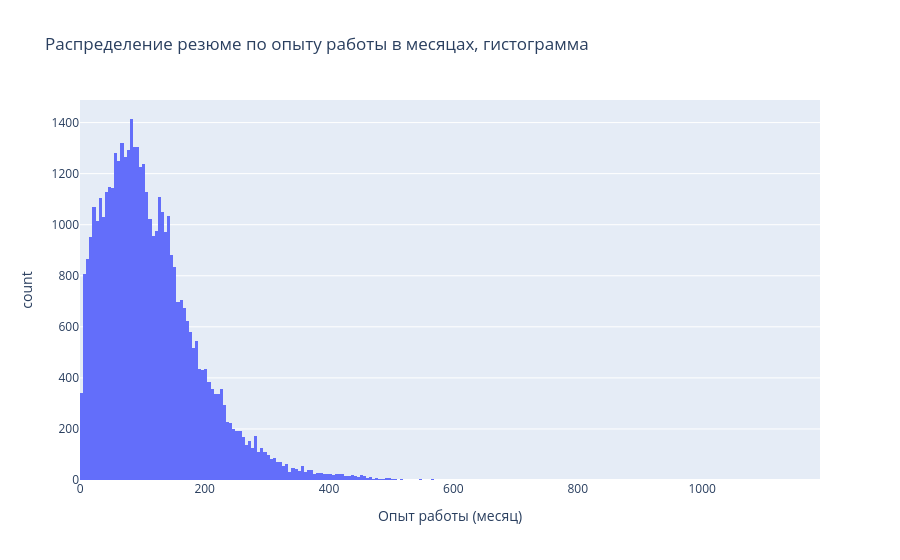
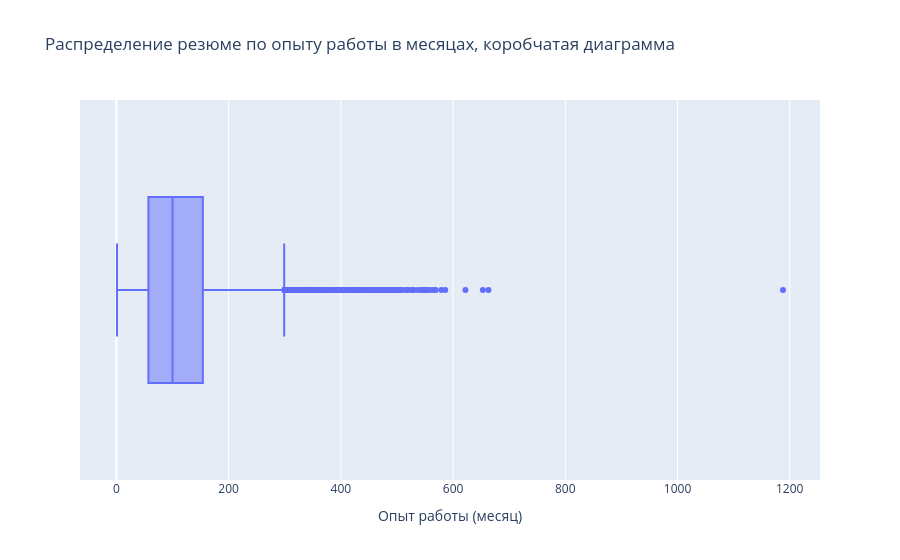

Notebook code cell kept with these figures, in order:
### Markdown cell above
2. Постройте распределение признака **"Опыт работы (месяц)"**. Опишите данное распределение, отвечая на следующие вопросы: чему равна мода распределения, каковы предельные значения признака, в каком примерном интервале находится опыт работы большинства соискателей? Есть ли аномалии для признака опыта работы, какие значения вы бы причислили к их числу?
*Совет: постройте гистограмму и коробчатую диаграмму рядом.*

### Code cell
# ваш код здесь
fig = px.histogram(
    hh_database,
    x="Опыт работы (месяц)",
    # nbins=110,
    title='Распределение резюме по опыту работы в месяцах, гистограмма',
    )
fig.show()
fig.write_html("graph/resume_experience_hist.html")

fig = px.box(
    hh_database,
    x="Опыт работы (месяц)",
    title='Распределение резюме по опыту работы в месяцах, коробчатая диаграмма',
    )
fig.show()
fig.write_html("graph/resume_experience_box.html")

display(hh_database['Опыт работы (месяц)'].mode())

display(hh_database['Опыт работы (месяц)'].max())

display(hh_database['Возраст'].mode()-(hh_database['Опыт работы (месяц)']/12).mode())

### Figure 1 — Plotly figure (JSON) as saved in the notebook; plotly's stock layout.template omitted (floating-point values rounded to 4 significant figures; data arrays with more than 128 entries replaced by an {"elided": "..."} marker saying what was removed)
{"data": [{"bingroup": "x", "hovertemplate": "Опыт работы (месяц)=%{x}<br>count=%{y}<extra></extra>", "legendgroup": "", "marker": {"color": "#636efa", "pattern": {"shape": ""}}, "name": "", "orientation": "v", "showlegend": false, "type": "histogram", "x": {"elided": "44744 float values"}, "xaxis": "x", "yaxis": "y"}], "layout": {"barmode": "relative", "legend": {"tracegroupgap": 0}, "title": {"text": "Распределение резюме по опыту работы в месяцах, гистограмма"}, "xaxis": {"anchor": "y", "domain": [0, 1], "title": {"text": "Опыт работы (месяц)"}}, "yaxis": {"anchor": "x", "domain": [0, 1], "title": {"text": "count"}}}}

### Figure 2 — Plotly figure (JSON) as saved in the notebook; plotly's stock layout.template omitted (floating-point values rounded to 4 significant figures; data arrays with more than 128 entries replaced by an {"elided": "..."} marker saying what was removed)
{"data": [{"alignmentgroup": "True", "hovertemplate": "Опыт работы (месяц)=%{x}<extra></extra>", "legendgroup": "", "marker": {"color": "#636efa"}, "name": "", "notched": false, "offsetgroup": "", "orientation": "h", "showlegend": false, "type": "box", "x": {"elided": "44744 float values"}, "x0": " ", "xaxis": "x", "y0": " ", "yaxis": "y"}], "layout": {"boxmode": "group", "legend": {"tracegroupgap": 0}, "title": {"text": "Распределение резюме по опыту работы в месяцах, коробчатая диаграмма"}, "xaxis": {"anchor": "y", "domain": [0, 1], "title": {"text": "Опыт работы (месяц)"}}, "yaxis": {"anchor": "x", "domain": [0, 1]}}}
